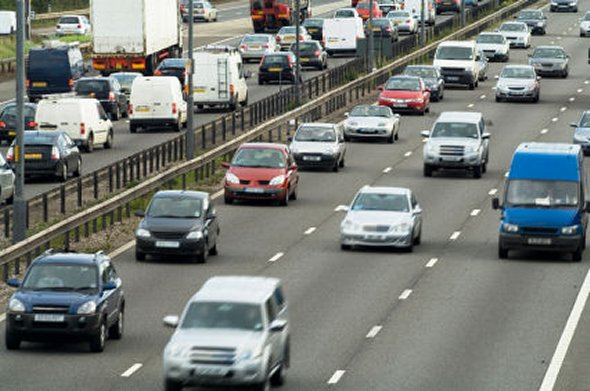
#> input picture 1.jpg, 590 x 391 px
$ python -i features_no_opencv.py   (imports and definitions only)   (older library calls are emulated)
#> lines starting #> are read from the running program, lines starting #| are printed output that depends on the picture
import numpy as np
import matplotlib.pyplot as plt
from scipy import ndimage, misc

from skimage import feature, measure
from skimage.filter import canny

#Feature detection without using OpenCV

def scipy_examples():
	img = misc.imread('1.jpg')
#> img is the input picture: shape (391, 590, 3); mean R, G, B 120.4, 124.4, 120.2
	im = ndimage.gaussian_filter(img, 5)
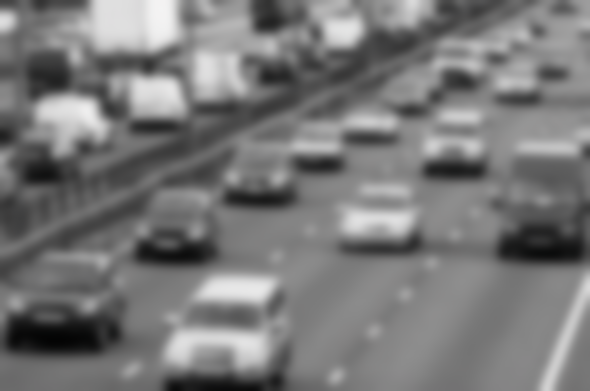
#> im: shape (391, 590, 3); mean R, G, B 120.2, 120, 120.1
	sx = ndimage.sobel(im, axis=0, mode='constant')
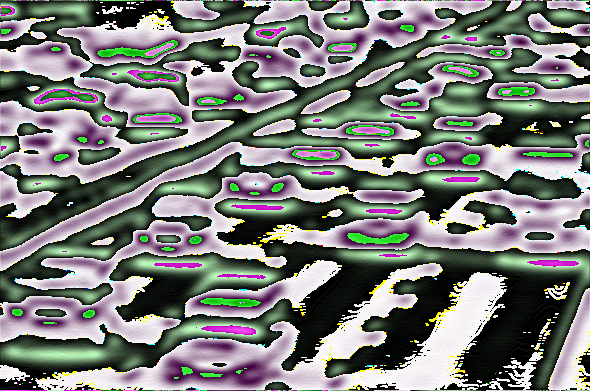
#> sx: shape (391, 590, 3); mean R, G, B 122.8, 124.5, 121.2
	sy = ndimage.sobel(im, axis=1, mode='constant')
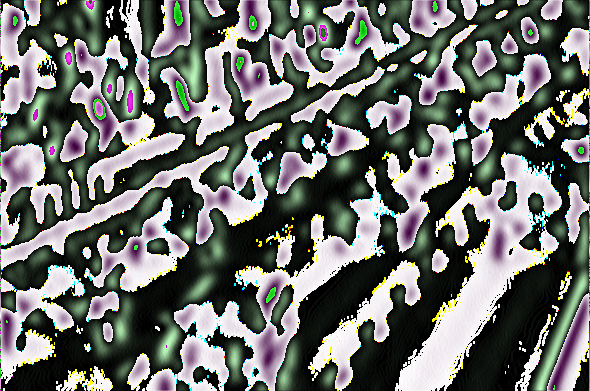
#> sy: shape (391, 590, 3); mean R, G, B 108.8, 111.2, 107.3
	pot = np.hypot(sx,sy)
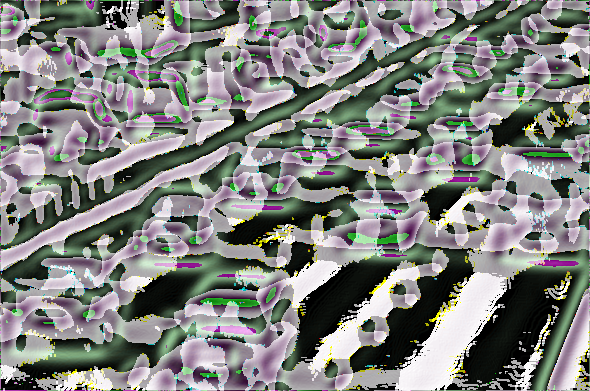
#> pot: shape (391, 590, 3) float16; mean R, G, B 183.1, 185, 180.8; drawn with min black and max white
	plt.show()
	plt.imshow(pot)

def skimage_example():
	img = misc.imread('1.jpg')
	im = ndimage.gaussian_filter(img, 4)
	print(img)
	result = canny(img)
	contours = measure.find_contours(gimg, 0.8)
	print(contours, ...)

>>> result = scipy_examples()
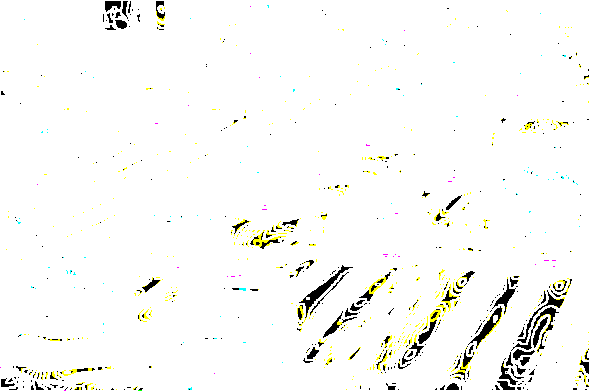
#> shown: shape (391, 590, 3) float16; mean R, G, B 0.974, 0.975, 0.965
